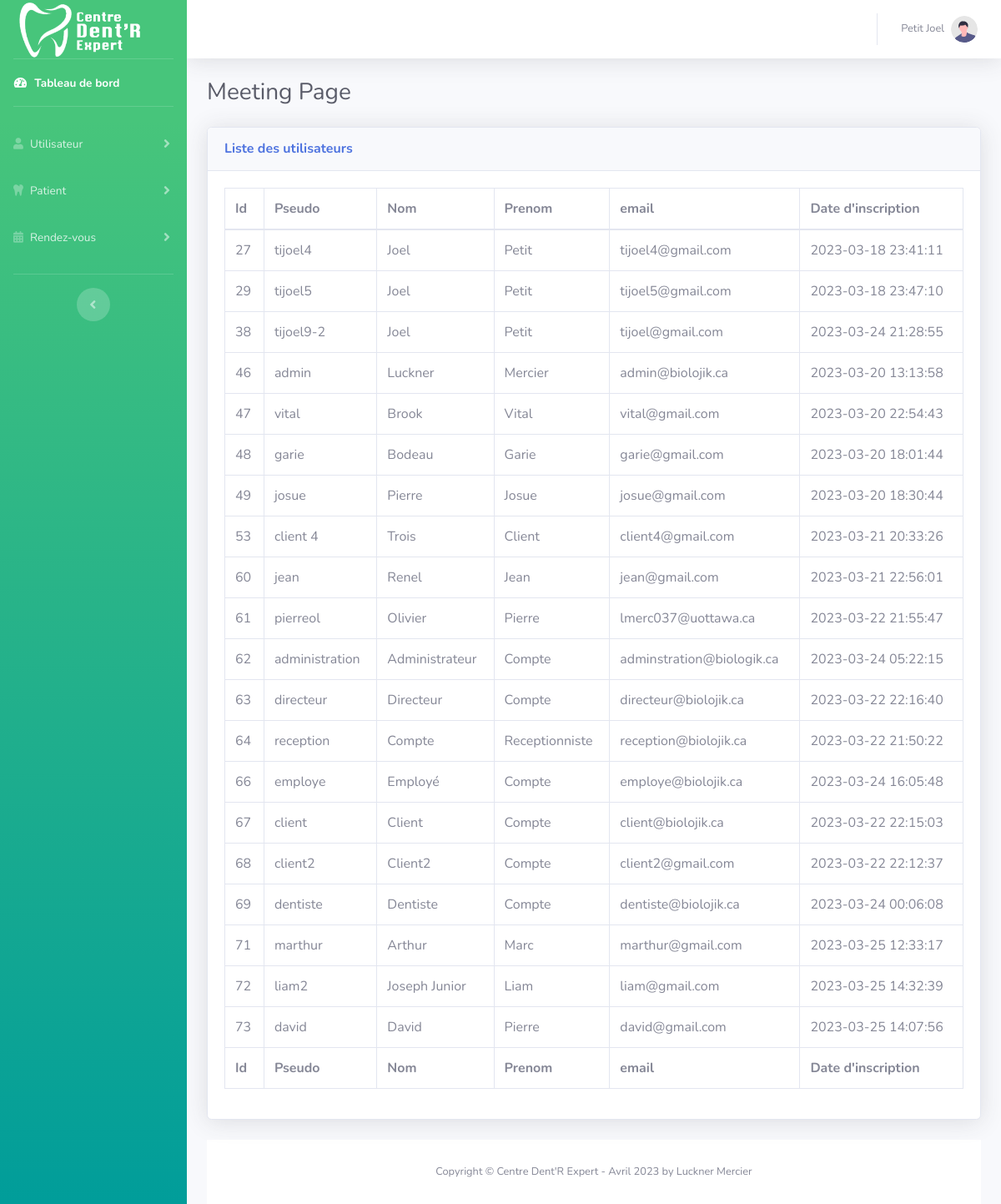
/meeting.php (signed in), run on the app's committed database.
### tables this page shows
CREATE TABLE `utilisateur` (
  `id` int(11) NOT NULL,
  `username` varchar(255) NOT NULL,
  `password` varchar(200) NOT NULL,
  `email` varchar(255) NOT NULL,
  `horodatage` timestamp NOT NULL DEFAULT CURRENT_TIMESTAMP ON UPDATE CURRENT_TIMESTAMP,
  `nom` varchar(50) NOT NULL,
  `prenom` varchar(50) NOT NULL
);

### connection.php (called while the page is built, shortened)
<?php
function OpenCon()
{
    $servername = "localhost";
    $username = " ";
    $password = " ";
    $dbname = " ";
$conn = new mysqli($servername, $username , $password,$dbname) or die("Connect failed: %s\n". $conn -> error);
return $conn;
}

### script.php (called while the page is built, shortened)
<?php
    $conn = OpenCon();
   				$sql = "SELECT utilisateur.id,  utilisateur.prenom, utilisateur.nom
                  FROM utilisateur
                  WHERE  utilisateur.username = '$username'";
										$result = $conn->query($sql);
                    if ($result->num_rows > 0) {
                      while($row = $result->fetch_assoc()) {
                        $nomprofil = $row["nom"];
                        $prenomprofil = $row["prenom"];
                      }
                    }
                           CloseCon($conn); ?>

### meeting.php (the view, shortened to what this page needs)
<?php include "header.php"; ?>
<!DOCTYPE html>
<html lang="fr">
<head>
    <?php include "script.php"; ?>
    <link href="vendor/fontawesome-free/css/all.min.css" rel="stylesheet" type="text/css">
    <link href="css/sb-admin-2.css" rel="stylesheet">
</head>
<body id="page-top">
    <div id="wrapper">
        <?php
        include "sidebar.php";
        ?>
        <div id="content-wrapper" class="d-flex flex-column">
            <div id="content">
                <?php
               include "topbar.php";
               ?>
                <div class="container-fluid">
                    <h1 class="h3 mb-4 text-gray-800">Meeting Page</h1>
                    <div class="card shadow mb-4">
						<div class="card-header py-3">
							<h6 class="m-0 font-weight-bold text-primary">Liste des utilisateurs</h6>
						</div>
						<div class="card-body">
							<div class="table-responsive">
								<table class="table table-bordered" id="dataTable" width="100%" cellspacing="0">
									<thead>
										<tr>
											<th>Id</th>
											<th>Pseudo</th>
											<th>Nom</th>
											<th>Prenom</th>
											<th>email</th>
											<th>Date d'inscription</th>
										</tr>
									</thead>
									<tfoot>
										<tr>
											<th>Id</th>
											<th>Pseudo</th>
											<th>Nom</th>
											<th>Prenom</th>
											<th>email</th>
											<th>Date d'inscription</th>
										</tr>
									</tfoot>
									<tbody>
										<?php
										$conn = OpenCon();
										$sql = "SELECT id, username, password, email, horodatage, nom, prenom FROM utilisateur";
										$result = $conn->query($sql);
										if ($result->num_rows > 0) {
										while($row = $result->fetch_assoc()) { ?>
										<tr>
											<td><?php echo $row["id"] ?></td>
											<td><?php  echo $row["username"] ?></td>
											<td><?php  echo $row["nom"] ?></td>
											<td><?php  echo $row["prenom"] ?></td>
											<td><?php  echo $row["email"] ?></td>
											<td><?php  echo $row["horodatage"] ?></td>
										</tr>
										<?php  }
									} else {
									echo "0 results";
								}
								?>
							</tbody>
						</table>
					</div>
                </div>
            </div>
            <?php
           include "footer.php";
           ?>
        </div>
    </div>
</body>
</html>

### topbar.php (shortened to what this page needs)
<nav class="navbar navbar-expand navbar-light bg-white topbar mb-4 static-top shadow">
<ul class="navbar-nav ml-auto">
    <li class="nav-item dropdown no-arrow">
        <a class="nav-link dropdown-toggle" href="#" id="userDropdown" role="button"
            data-toggle="dropdown" aria-haspopup="true" aria-expanded="false">
            <span class="mr-2 d-none d-lg-inline text-gray-600 small"><?php echo $prenomprofil;?> <?php echo $nomprofil;?></span>
            <img class="img-profile rounded-circle"
                src="img/undraw_profile.svg">
        </a>
    </li>
</ul>
</nav>

### data on the page
utilisateur: prenom "Petit", nom "Joel", id "27", username "tijoel4", email "tijoel4@gmail.com", horodatage "2023-03-18 23:41:11"
utilisateur: id "29", username "tijoel5", nom "Joel", prenom "Petit", email "tijoel5@gmail.com", horodatage "2023-03-18 23:47:10"
utilisateur: id "38", username "tijoel9-2", nom "Joel", prenom "Petit", email "tijoel@gmail.com", horodatage "2023-03-24 21:28:55"
utilisateur: id "46", username "admin", nom "Luckner", prenom "Mercier", email "admin@biolojik.ca", horodatage "2023-03-20 13:13:58"
utilisateur: id "47", username "vital", nom "Brook", prenom "Vital", email "vital@gmail.com", horodatage "2023-03-20 22:54:43"
utilisateur: id "48", username "garie", nom "Bodeau", prenom "Garie", email "garie@gmail.com", horodatage "2023-03-20 18:01:44"
utilisateur: id "49", username "josue", nom "Pierre", prenom "Josue", email "josue@gmail.com", horodatage "2023-03-20 18:30:44"
utilisateur: id "53", username "client 4", nom "Trois", prenom "Client", email "client4@gmail.com", horodatage "2023-03-21 20:33:26"
utilisateur: id "60", username "jean", nom "Renel", prenom "Jean", email "jean@gmail.com", horodatage "2023-03-21 22:56:01"
utilisateur: id "61", username "pierreol", nom "Olivier", prenom "Pierre", email "lmerc037@uottawa.ca", horodatage "2023-03-22 21:55:47"
utilisateur: id "62", username "administration", nom "Administrateur", prenom "Compte", email "adminstration@biologik.ca", horodatage "2023-03-24 05:22:15"
utilisateur: id "63", username "directeur", nom "Directeur", prenom "Compte", email "directeur@biolojik.ca", horodatage "2023-03-22 22:16:40"
utilisateur: id "64", username "reception", nom "Compte", prenom "Receptionniste", email "reception@biolojik.ca", horodatage "2023-03-22 21:50:22"
utilisateur: id "66", username "employe", nom "Employé", prenom "Compte", email "employe@biolojik.ca", horodatage "2023-03-24 16:05:48"
utilisateur: id "67", username "client", nom "Client", prenom "Compte", email "client@biolojik.ca", horodatage "2023-03-22 22:15:03"
utilisateur: id "68", username "client2", nom "Client2", prenom "Compte", email "client2@gmail.com", horodatage "2023-03-22 22:12:37"
utilisateur: id "69", username "dentiste", nom "Dentiste", prenom "Compte", email "dentiste@biolojik.ca", horodatage "2023-03-24 00:06:08"
utilisateur: id "71", username "marthur", nom "Arthur", prenom "Marc", email "marthur@gmail.com", horodatage "2023-03-25 12:33:17"
utilisateur: id "72", username "liam2", nom "Joseph Junior", prenom "Liam", email "liam@gmail.com", horodatage "2023-03-25 14:32:39"
utilisateur: id "73", username "david", nom "David", prenom "Pierre", email "david@gmail.com", horodatage "2023-03-25 14:07:56"
